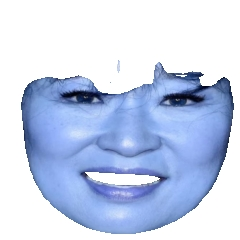
#> input picture Shape Face/Masking/res/test_res/oblong (6).jpg, 240 x 240 px
$ python tryv2.py
#> lines starting #> are read from the running program, lines starting #| are printed output that depends on the picture; after the words box and inside, x2 and y2 are one past the last pixel; in counts of white or black regions, pixels touching at a corner belong together; pictures that were not available may be replaced by others from this repository, and a replacement may not be noted
import cv2
import numpy as np

# Baca gambar asli
original_image = cv2.imread('oblong (6).jpg')
#> original_image is the input picture: shape (240, 240, 3); mean B, G, R 235.8, 209.7, 196.9

# Baca gambar hasil segmentasi
segmented_image = cv2.imread('black.jpg')
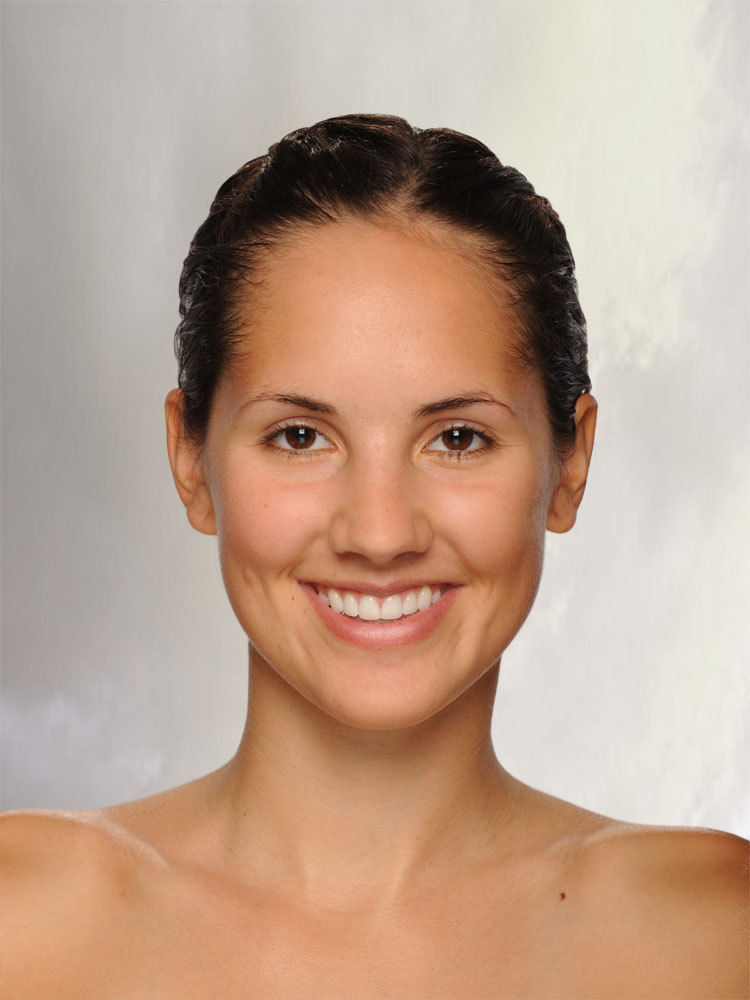
#> input picture Virtual Try On/Foundation/Input.jpg, 750 x 1000 px, given in place of black.jpg, which was not available
#> segmented_image is the input picture: shape (1000, 750, 3); mean B, G, R 142, 161, 189.4

# Pastikan ukuran gambar hasil segmentasi sama dengan gambar asli
segmented_image = cv2.resize(segmented_image, (original_image.shape[1], original_image.shape[0]))
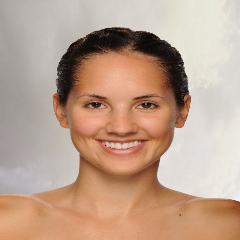
#> segmented_image: shape (240, 240, 3); mean B, G, R 141.9, 160.9, 189.3

# Konversi gambar hasil segmentasi menjadi grayscale
segmented_gray = cv2.cvtColor(segmented_image, cv2.COLOR_BGR2GRAY)
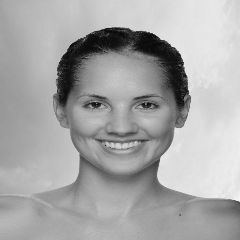
#> segmented_gray: shape (240, 240); min 6, max 243, mean 167.2

# Lakukan deteksi tepi pada gambar hasil segmentasi
edges = cv2.Canny(segmented_gray, 30, 150)
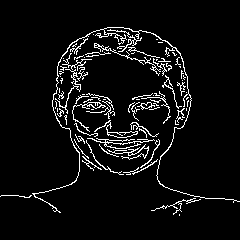
#> edges: shape (240, 240); 5.9% white in thin lines or dots, all inside (x1, y1, x2, y2) = (0, 27, 240, 216)

# Invers hasil deteksi tepi
edges = cv2.bitwise_not(edges)

# Terapkan operasi pengurangan tepi pada gambar asli
clean_image = cv2.subtract(original_image, np.zeros_like(original_image), mask=edges)
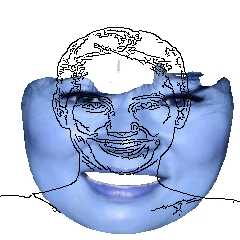
#> clean_image: shape (240, 240, 3); mean B, G, R 222.3, 198.3, 186.6

# Simpan gambar hasil
cv2.imwrite('clean_image.jpg', clean_image)
